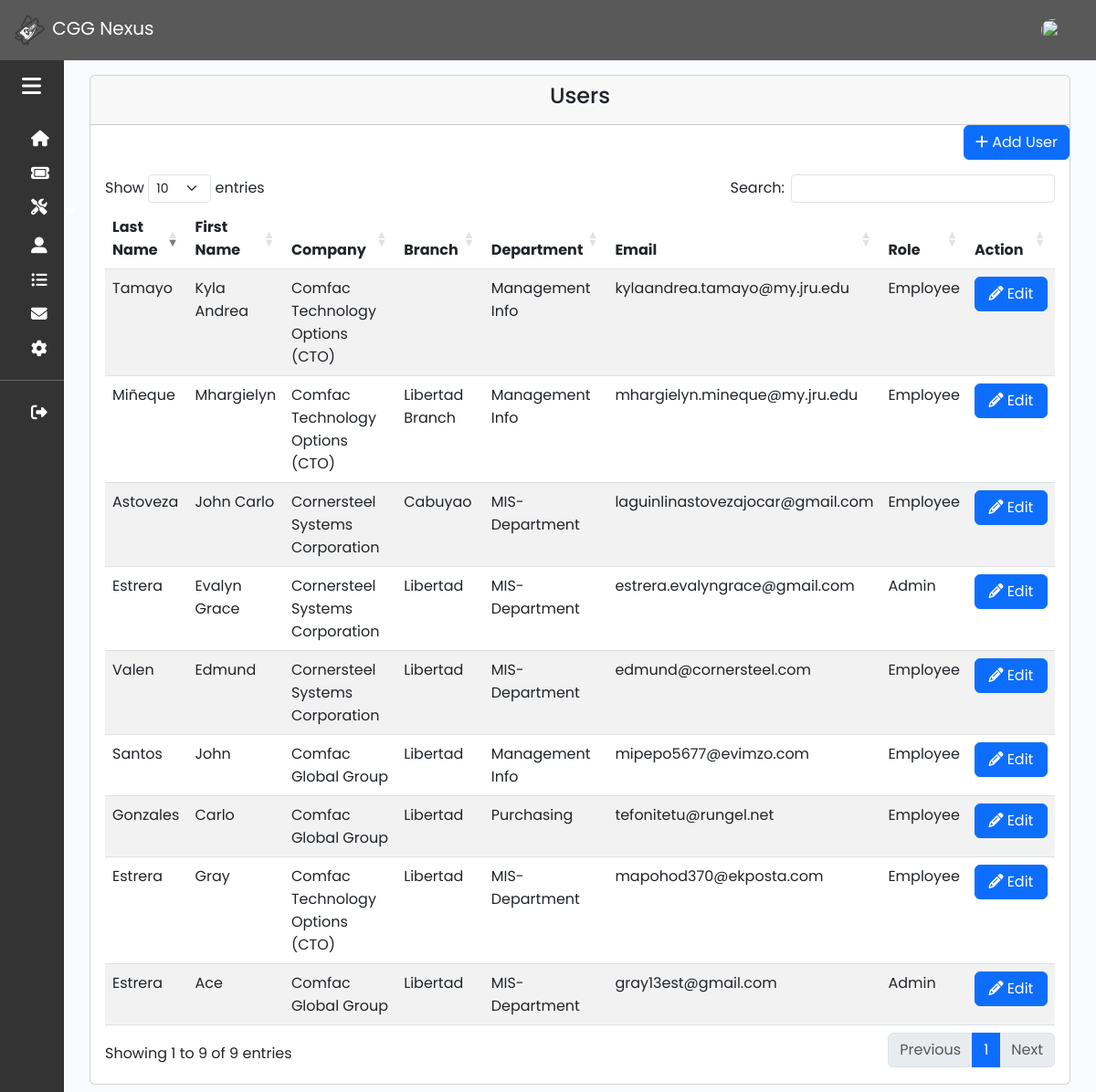
The app's page /admin/user.php (signed in), older data.
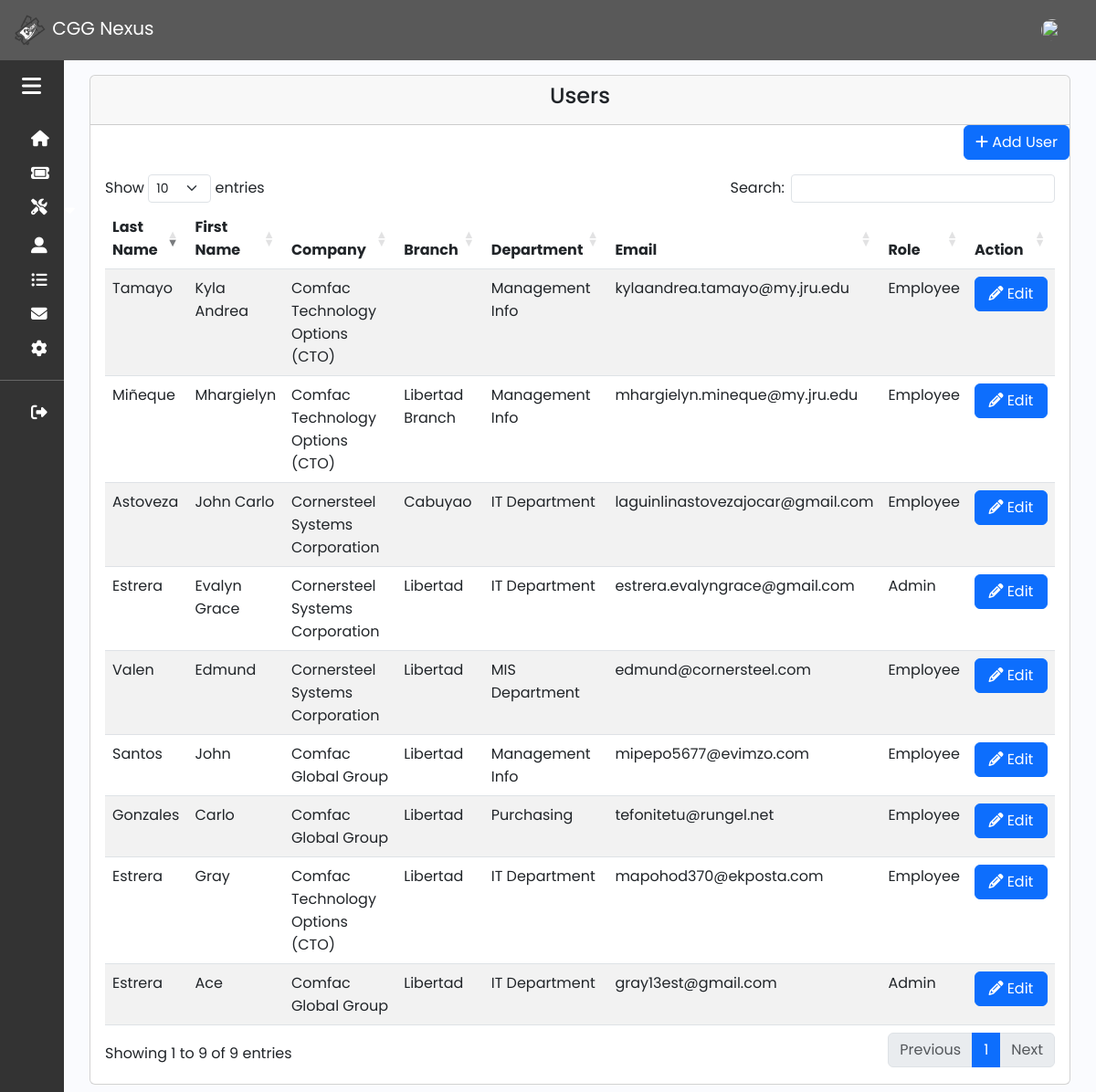
The same page, newer data.
### tables this page shows
CREATE TABLE `user` (
  `user_id` int(11) NOT NULL,
  `lastname` varchar(191) NOT NULL,
  `firstname` varchar(191) NOT NULL,
  `middleinitial` varchar(191) NOT NULL,
  `suffix` varchar(50) NOT NULL,
  `company` varchar(191) NOT NULL,
  `branch` varchar(191) NOT NULL,
  `department` varchar(191) NOT NULL,
  `email` varchar(191) NOT NULL,
  `contact` varchar(191) NOT NULL,
  `username` varchar(191) NOT NULL,
  `password` varchar(191) NOT NULL,
  `verification_status` tinyint(50) NOT NULL,
  `role` tinyint(2) NOT NULL,
  `created_at` timestamp NOT NULL DEFAULT current_timestamp(),
  `image` varchar(250) DEFAULT NULL
);

### function/myfunction.php (called while the page is built, shortened)
<?php
include('mysql_connect.php');
function getAll($table)
{
    global $con;
    $query = "SELECT * FROM $table";
    return $query_run = mysqli_query($con, $query);
}
?>

### admin/user.php (the view, shortened to what this page needs)
<?php include('../function/myfunction.php');
include 'sidebar_navbar.php';
?>
<!DOCTYPE html>
<html lang="en">
<head>
    <link rel="stylesheet" href="css/bootstrap/bootstrap.min.css">
    <link rel="stylesheet" href="css/fontawesome/css/all.css">
    <link rel="stylesheet" href="https://cdnjs.cloudflare.com/ajax/libs/twitter-bootstrap/5.3.0/css/bootstrap.min.css">
    <link rel="stylesheet" href="https://cdn.datatables.net/1.13.7/css/dataTables.bootstrap5.min.css">
    <link rel="stylesheet" href="css/sidebar.css">
</head>
<body>
    <div class="main p-3">
        <div class="container">
            <div class="row">
                <div class="col-md-12">
                    <div class="card">
                        <div class="card-header">
                            <h4 class="text-center">Users</h4>
                        </div>
                        <div class="text-end">
                            <button class="btn btn-primary" data-bs-toggle="modal" data-bs-target="#addUserModal"><i class="fas fa-plus"></i>&nbsp;Add User</button>
                        </div>
                        <div class="card-body">
                            <div class="table-responsive">
                                <table id="example" class="table table-striped" style="width:100%">
                                    <thead>
                                        <tr>
                                            <th>Last Name</th>
                                            <th>First Name</th>
                                            <th>Company</th>
                                            <th>Branch</th>
                                            <th>Department</th>
                                            <th>Email</th>
                                            <th>Role</th>
                                            <th>Action</th>
                                        </tr>
                                    </thead>
                                    <tbody>
                                        <?php
                                        $user = getAll("user");
                                        if (mysqli_num_rows($user) > 0) {
                                            foreach ($user as $item) {
                                        ?>
                                                <tr>
                                                    <td><?= $item['lastname']; ?></td>
                                                    <td><?= $item['firstname']; ?></td>
                                                    <td><?= $item['company']; ?></td>
                                                    <td><?= $item['branch']; ?></td>
                                                    <td><?= $item['department']; ?></td>
                                                    <td><?= $item['email']; ?></td>
                                                    <td><?= $item['role'] == 0 ? 'Admin' : 'Employee'; ?></td>
                                                    <td>
                                                        <div class="btn-group" role="group">
                                                            <a href="#" class="btn btn-primary" style="width: 80px;" data-bs-toggle="modal" data-bs-target="#editUserModal<?= $item['user_id']; ?>"><i class="fas fa-pencil"></i>&nbsp;Edit</a>
                                                        </div>
                                                    </td>
                                                </tr>
                                        <?php
                                            }
                                        }
                                        ?>
                                    </tbody>
                                </table>
                            </div>
                        </div>
                    </div>
                </div>
            </div>
        </div>
    </div>
</body>
</html>

Row changes from the older to the newer data that the page shows:
changed user "Astoveza": department "MIS-Department" → "IT Department"
changed user "Evalyn Grace": department "MIS-Department" → "IT Department"
changed user "Valen": department "MIS-Department" → "MIS Department"
changed user "Gray": department "MIS-Department" → "IT Department"
changed user "Ace": department "MIS-Department" → "IT Department"
